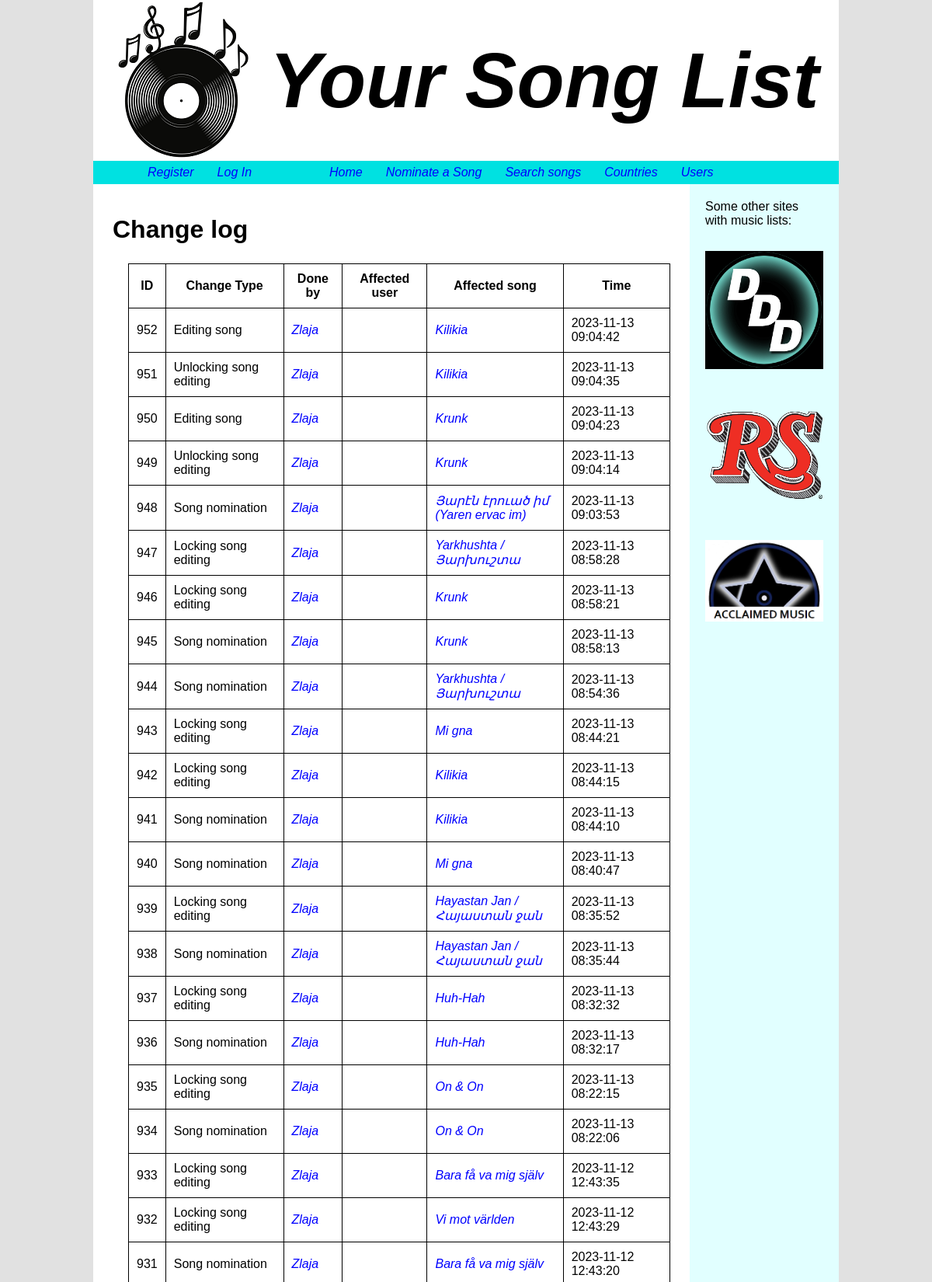
/changes (upper part), run on the app's committed database.
### tables this page shows
CREATE TABLE changes
(id INTEGER PRIMARY KEY AUTOINCREMENT NOT NULL,
done_by INTEGER NOT NULL,
affecting_user INTEGER,
affecting_song INTEGER,
change_type TEXT NOT NULL, time NUMERIC NOT NULL,
FOREIGN KEY (done_by) REFERENCES users (id),
FOREIGN KEY (affecting_user) REFERENCES users (id),
FOREIGN KEY (affecting_song) REFERENCES songs(id));

CREATE TABLE users
(id INTEGER PRIMARY KEY AUTOINCREMENT NOT NULL,
username TEXT NOT NULL,
email TEXT NOT NULL,
hash TEXT NOT NULL,
country TEXT,
website TEXT,
about_me TEXT,
favorite_music TEXT,
comments INTEGER NOT NULL DEFAULT 0,
nominations INTEGER NOT NULL DEFAULT 0,
upvotes INTEGER NOT NULL DEFAULT 0,
downvotes INTEGER NOT NULL DEFAULT 0, profilecomments INTEGER DEFAULT 0, isadmin INTEGER NOT NULL DEFAULT 0);

CREATE TABLE songs
(id INTEGER PRIMARY KEY AUTOINCREMENT NOT NULL,
name TEXT NOT NULL,
country TEXT NOT NULL,
artist TEXT,
language TEXT,
year INTEGER,
votes INTEGER NOT NULL DEFAULT 0, islocked INTEGER NOT NULL DEFAULT 0);

### app.py (the view)
@app.route("/changes")
def changes():
    rows = db.execute("SELECT changes.id AS changeid, username, affecting_user, affecting_song, change_type, time FROM users JOIN changes ON users.id = changes.done_by ORDER BY time DESC LIMIT 50")
    for row in rows:
        if row["affecting_user"]:
            row["affecting_username"] = db.execute("SELECT username FROM users WHERE id = ?", row["affecting_user"])[0]["username"]
        if row["affecting_song"]:
            row["affecting_songname"] = db.execute("SELECT name FROM songs WHERE id = ?", row["affecting_song"])[0]["name"]
    return render_template("changes.html", rows=rows)

### app.py (called while the page is built)
@app.after_request
def after_request(response):
    response.headers["Cache-Control"] = "no-cache, no-store, must-revalidate"
    response.headers["Expires"] = 0
    response.headers["Pragma"] = "nno-cache"
    return response

### templates/changes.html (shortened to what this page needs)
{% extends "layout.html" %}
{% block main %}
<h1>Change log</h1>
<div class="table-container">
<table class="uncentered">
    <thead>
        <tr>
            <th>ID</th>
            <th>Change Type</th>
            <th>Done by</th>
            <th class="collapsable">Affected user</th>
            <th class="collapsable">Affected song</th>
            <th>Time</th>
        </tr>
    </thead>
    <tbody>
        {% for row in rows %}
        <tr>
            <td>{{ row["changeid"] }}</td>
            <td>{{ row["change_type"] }}</td>
            <td><a href="/profile?u={{row["username"]}}">{{row["username"]}}</a></td>
            <td class="collapsable"><a href="/profile?u={{row["affecting_username"]}}">{{row["affecting_username"]}}</a></td>
            <td class="collapsable"><a href="/song?id={{row["affecting_song"]}}">{{row["affecting_songname"]}}</a></td>
            <td>{{row["time"]}}</td>
        </tr>
        {% endfor %}
    </tbody>
</table>
</div>
{% endblock %}

### static/styles.css (style rules this page uses)
* { margin: 0; padding: 0; box-sizing: border-box; font-family: "Gill Sans", sans-serif; }
a { text-decoration: none; font-style: italic; }
a:link { color: blue; }
body { font-family: Arial, Helvetica, sans-serif; background-color: rgb(225,225,225); }
h1 { margin: 20px 5px; }
table { margin-top: 10px; margin-left: auto; margin-right: auto; background-color: black; border-spacing: 1px; }
td, th { padding: 10px; background-color: white; overflow: visible; overflow-wrap: break-word; max-width: 200px; }
.uncentered { margin: 5px; }
.table-container { display: flex; margin-left: 20px; margin-right: auto; flex-direction: column; align-items: flex-start; }

### data on the page
changes: changeid "952", change_type "Editing song", username "Zlaja", affecting_songname "Kilikia", time "2023-11-13 09:04:42"
changes: changeid "951", change_type "Unlocking song editing", username "Zlaja", affecting_songname "Kilikia", time "2023-11-13 09:04:35"
changes: changeid "950", change_type "Editing song", username "Zlaja", affecting_songname "Krunk", time "2023-11-13 09:04:23"
changes: changeid "949", change_type "Unlocking song editing", username "Zlaja", affecting_songname "Krunk", time "2023-11-13 09:04:14"
changes: changeid "948", change_type "Song nomination", username "Zlaja", affecting_songname "Յարէն էրուած իմ (Yaren ervac im)", time "2023-11-13 09:03:53"
changes: changeid "947", change_type "Locking song editing", username "Zlaja", affecting_songname "Yarkhushta / Յարխուշտա", time "2023-11-13 08:58:28"
changes: changeid "946", change_type "Locking song editing", username "Zlaja", affecting_songname "Krunk", time "2023-11-13 08:58:21"
changes: changeid "945", change_type "Song nomination", username "Zlaja", affecting_songname "Krunk", time "2023-11-13 08:58:13"
changes: changeid "944", change_type "Song nomination", username "Zlaja", affecting_songname "Yarkhushta / Յարխուշտա", time "2023-11-13 08:54:36"
changes: changeid "943", change_type "Locking song editing", username "Zlaja", affecting_songname "Mi gna", time "2023-11-13 08:44:21"
changes: changeid "942", change_type "Locking song editing", username "Zlaja", affecting_songname "Kilikia", time "2023-11-13 08:44:15"
changes: changeid "941", change_type "Song nomination", username "Zlaja", affecting_songname "Kilikia", time "2023-11-13 08:44:10"
changes: changeid "940", change_type "Song nomination", username "Zlaja", affecting_songname "Mi gna", time "2023-11-13 08:40:47"
changes: changeid "939", change_type "Locking song editing", username "Zlaja", affecting_songname "Hayastan Jan / Հայաստան ջան", time "2023-11-13 08:35:52"
changes: changeid "938", change_type "Song nomination", username "Zlaja", affecting_songname "Hayastan Jan / Հայաստան ջան", time "2023-11-13 08:35:44"
changes: changeid "937", change_type "Locking song editing", username "Zlaja", affecting_songname "Huh-Hah", time "2023-11-13 08:32:32"
changes: changeid "936", change_type "Song nomination", username "Zlaja", affecting_songname "Huh-Hah", time "2023-11-13 08:32:17"
changes: changeid "935", change_type "Locking song editing", username "Zlaja", affecting_songname "On & On", time "2023-11-13 08:22:15"
changes: changeid "934", change_type "Song nomination", username "Zlaja", affecting_songname "On & On", time "2023-11-13 08:22:06"
changes: changeid "933", change_type "Locking song editing", username "Zlaja", affecting_songname "Bara få va mig själv", time "2023-11-12 12:43:35"
changes: changeid "932", change_type "Locking song editing", username "Zlaja", affecting_songname "Vi mot världen", time "2023-11-12 12:43:29"
changes: changeid "931", change_type "Song nomination", username "Zlaja", affecting_songname "Bara få va mig själv", time "2023-11-12 12:43:20"
